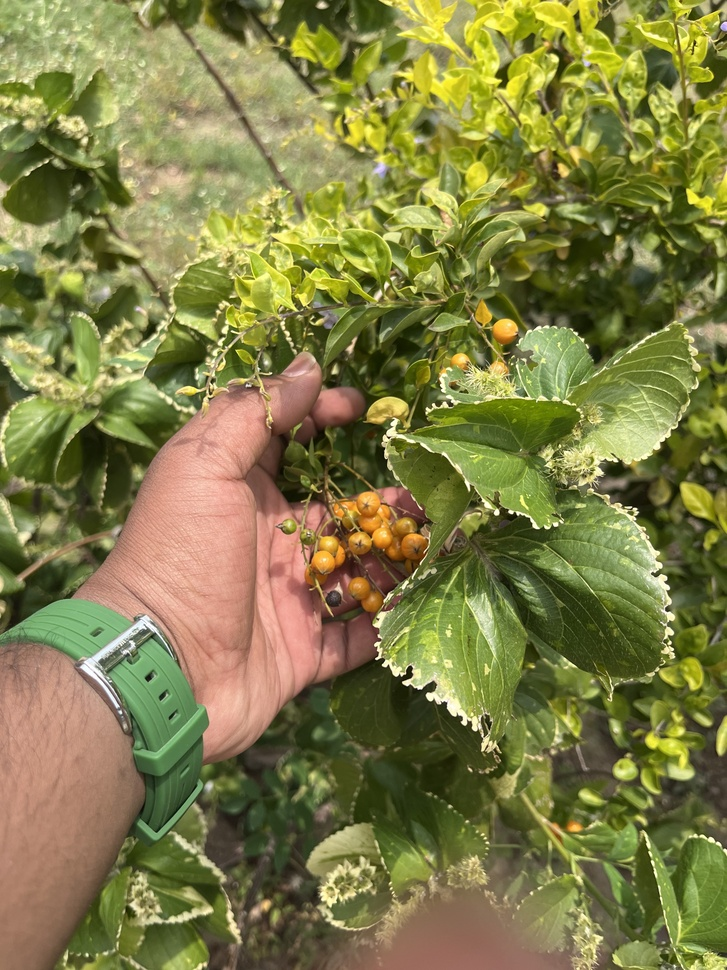
#> input picture Computer Vision lab/IMG_1626.jpg, 727 x 970 px, shrunk from 3024 x 4032 before the run, found by its file name
$ jupyter execute 'Effecting Image Thresholding.ipynb'
#> lines starting #> are read from the running program, lines starting #| are printed output that depends on the picture; after the words box and inside, x2 and y2 are one past the last pixel; in counts of white or black regions, pixels touching at a corner belong together
[cell 1]
import cv2
import matplotlib.pyplot as plt

# Read image in grayscale (important for thresholding)
image_path = r'C:\Users\venka\Downloads\Computer Vision lab\IMG_1626.jpg'
image = cv2.imread(image_path, cv2.IMREAD_GRAYSCALE)
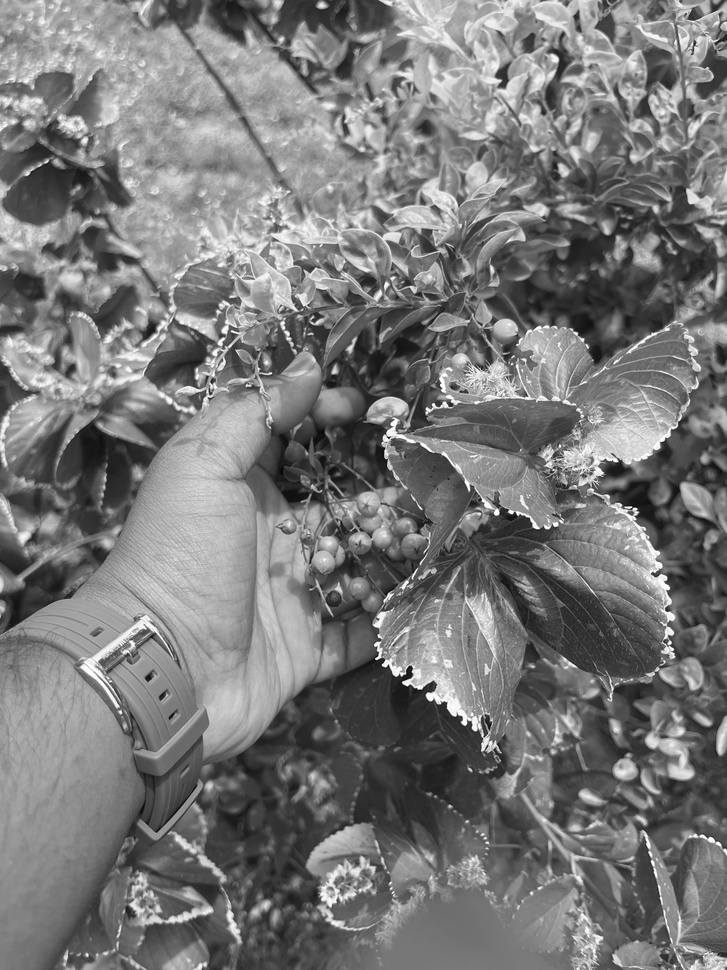
#> image: shape (970, 727); min 0, max 255, mean 120.4

# Apply different thresholds
_, img1 = cv2.threshold(image, 50, 255, cv2.THRESH_BINARY)
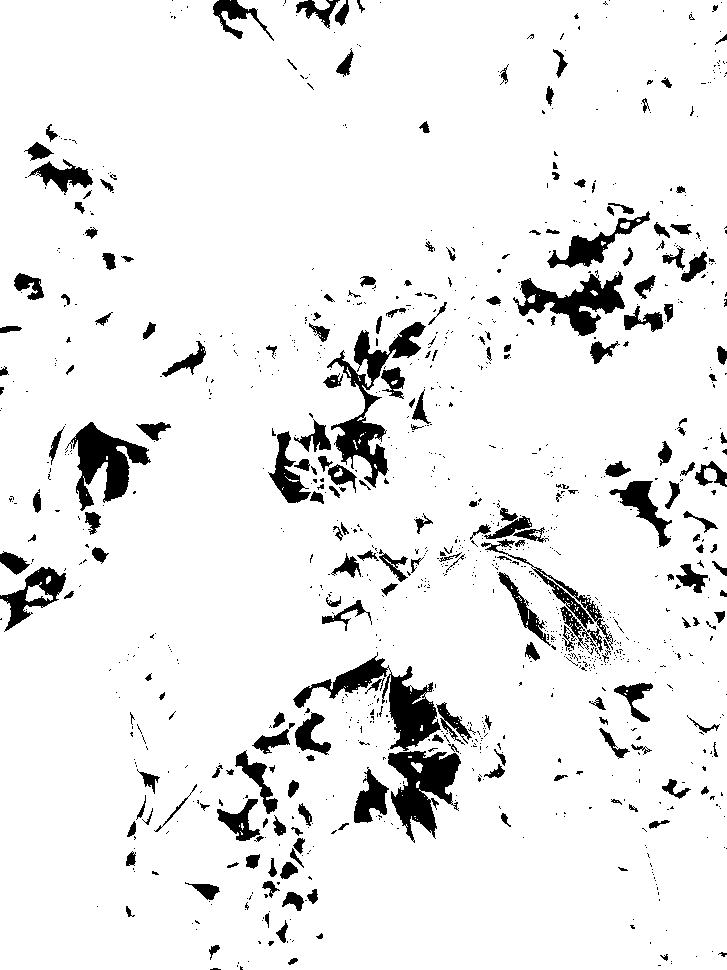
#> img1: shape (970, 727); 92.2% white; 1112 black regions (886 under 20 px), largest, box (x1, y1, x2, y2) and area: (327, 322, 426, 488) 3949, (293, 652, 441, 751) 3920, (388, 751, 461, 843) 3546
_, img2 = cv2.threshold(image, 50, 255, cv2.THRESH_BINARY_INV)
_, img3 = cv2.threshold(image, 50, 255, cv2.THRESH_TRUNC)
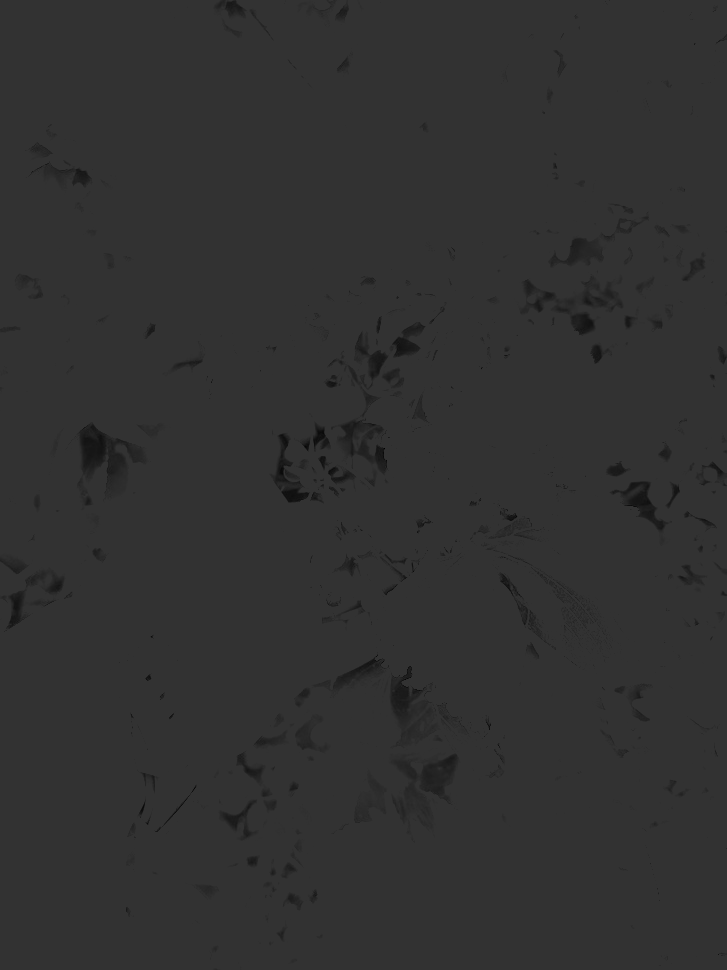
#> img3: shape (970, 727); min 0, max 50, mean 49.3
_, img4 = cv2.threshold(image, 50, 255, cv2.THRESH_TOZERO)
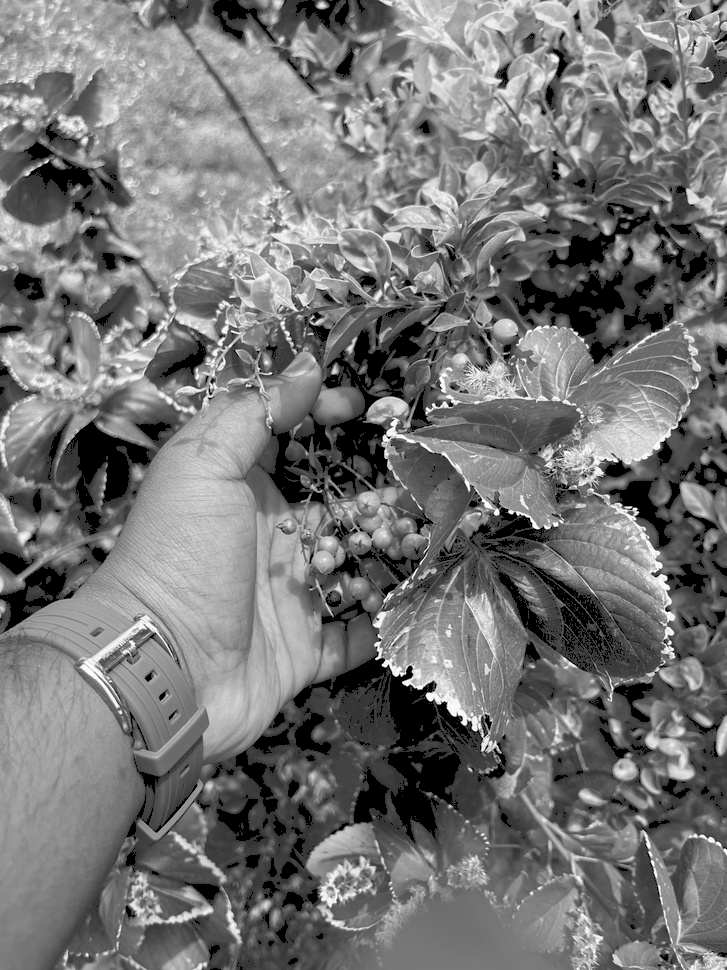
#> img4: shape (970, 727); min 0, max 255, mean 117.2
_, img5 = cv2.threshold(image, 50, 255, cv2.THRESH_TOZERO_INV)
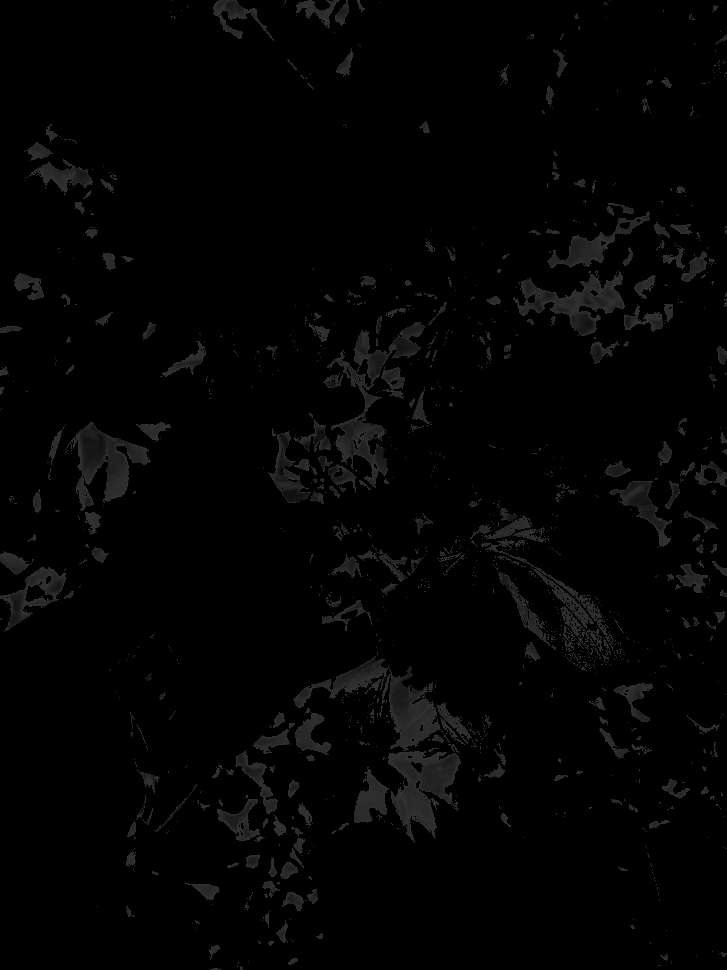
#> img5: shape (970, 727); min 0, max 50, mean 3.2

# Show results side by side
titles = ["Binary", "Binary Inverted", "Truncated", "To Zero", "To Zero Inverted"]
images = [img1, img2, img3, img4, img5]

plt.figure(figsize=(12, 6))
for i in range(5):
    plt.subplot(2, 3, i+1)
    plt.imshow(images[i], cmap='gray')
    plt.title(titles[i])
    plt.axis("off")

plt.tight_layout()
plt.show()
